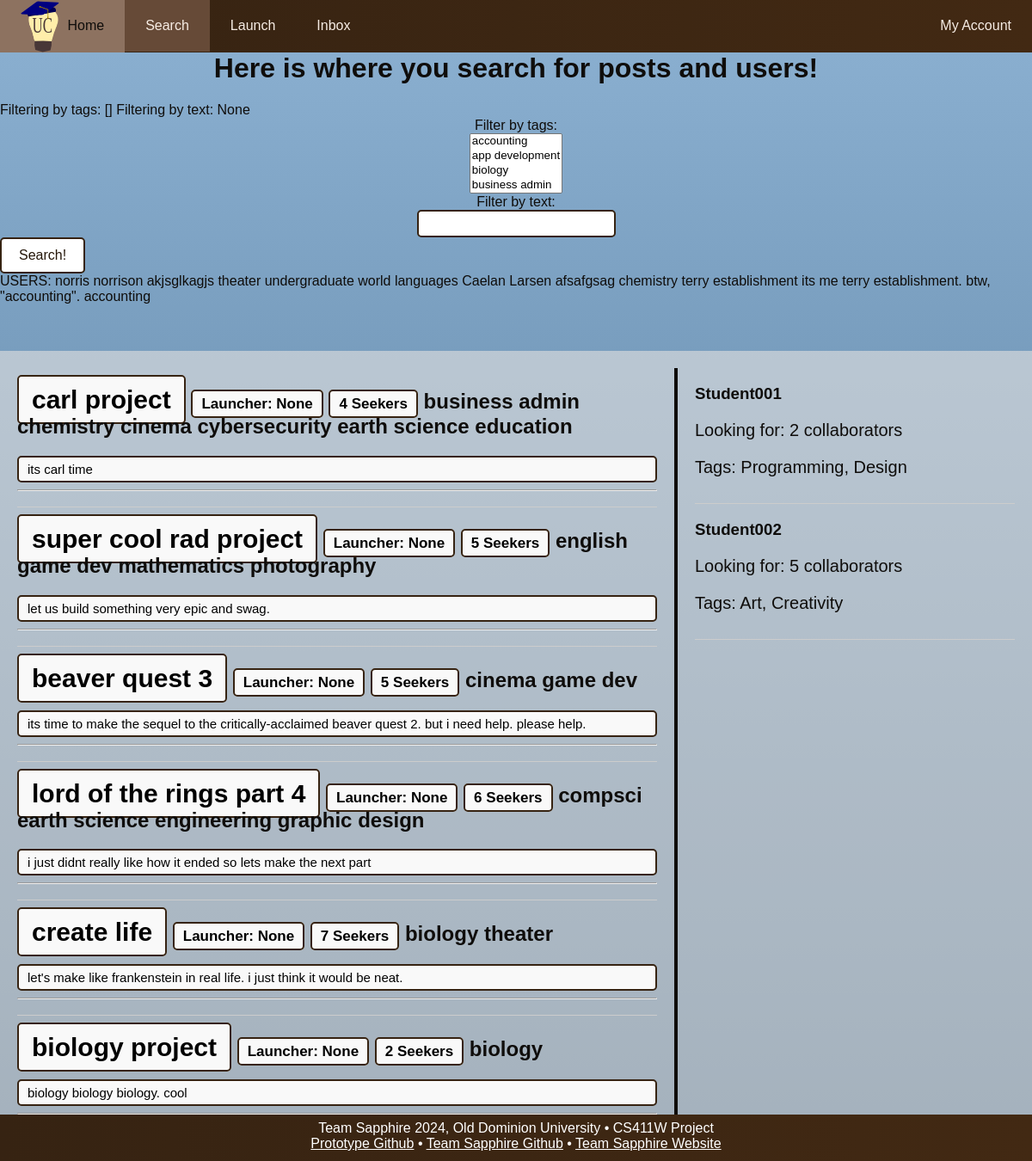
The app's page /search/ with its own data.
### database/models.py (models this page shows, shortened)
class User(
    models.Model
):  # made this singular because one object does not contain multiple users.
    school_email = models.EmailField()
    password = models.CharField(
        max_length=60
    )  # with authentification does uconnect need to store this??
    first_name = models.CharField(max_length=50, default="First name")
    last_name = models.CharField(max_length=50, default="Last name")
    biography = models.CharField(
        max_length=1000,
        default="This user has thus far opted to maintain an air of mystery.",
    )
    tags = models.ManyToManyField(Tag, max_length=6)

class Tag(
    models.Model
):  # Changed to just "Tag" since it seems we're using a single tag pool for posts/users
    name = models.CharField(max_length=15)
    def __str__(self):
        return self.name

class UserPost(models.Model):  # made this sinfular
    project_name = models.CharField(max_length=30)
    num_required = models.IntegerField()
    project_length = models.IntegerField(default=6) # expected length of the project in months (added for parity with CreatePost form)
    post_body = models.CharField(max_length=4096, default="No post body.")
    author = models.ForeignKey(User, on_delete=models.CASCADE, null=True)
    recency_score = models.IntegerField(default=0)
    publish_datetime = models.DateTimeField(default=timezone.now(), null=True)
    tags = models.ManyToManyField(Tag, max_length=6)

### database/views.py (the view, shortened to what this page needs)
# urls.py: path('search/', views.search, name="search"),
def search(request):
    if request.method == "POST":
        form = FilterForm(request.POST)
        if form.is_valid():
            redirect_path = "../search?"
            selected_tags = form.cleaned_data['tags']
            search_substring = form.cleaned_data['keywords']
            if selected_tags:
                redirect_path += "tags=" # TODO: Doesn't properly handle multiple tags
                redirect_path += selected_tags[0].name
                for tag in selected_tags[1:]:
                    redirect_path += '&tags=' + tag.name
                if search_substring:
                    redirect_path += "&"
            if search_substring:
                redirect_path += "text=" + search_substring
            return HttpResponseRedirect(redirect_path)
    else:
        form = FilterForm()
        tags = request.GET.getlist('tags')
        text = request.GET.get('text')
        posts = UserPost.objects.all()
        users = User.objects.all()
        if text:
            start_posts = posts
            start_users = users
            posts = [p for p in start_posts if text in p.post_body]
            users = [u for u in start_users if text in u.biography]
    return render(request, 'database/pages/search.html', {'form': form, 'posts': posts, 'users': users, 'filter_tags': tags, 'filter_text': text})

### database/forms.py
class FilterForm(ModelForm):
    tags = forms.ModelMultipleChoiceField(label="Filter by tags:", queryset = Tag.objects.all(), required=False)
    keywords = forms.CharField(label="Filter by text:", required=False)
    class Meta:
        model = Tag
        fields = ['tags', 'keywords']

### database/templates/database/pages/search.html (shortened to what this page needs)
{% load static %}
<!DOCTYPE html>
<head>
  <link rel="stylesheet" href="{% static '/css/style.css' %}">
</head>
<header>
	<nav><div id="navbar">
			<ul>
				<li><a href="/home"><img src="{% static '/images/logo.svg' %}" alt="logo">Home</a></li>
        <li class="active"><a href="/search">Search</a></li>
				<li><a href="/launch">Launch</a></li>
				<li><a href="/inbox">Inbox</a></li>
        <li style="float:right"><a href="/account">My Account</a></li>
			</ul>
	</div></nav>
        <body>
            <br>
            <h1 style="text-align:center;">Here is where you search for posts and users!</h1>
            <body> Filtering by tags: {{ filter_tags }} </body>
            <body> Filtering by text: {{ filter_text }} </body>
            <tr>
              <form method="post">
                {% for field in form %}
                    <div class="fieldWrapper" style="text-align: center;">
                        {{ field.label_tag }} <br> {{ field }}
                    </div>
                    {% endfor %}
                    <input type = "submit" value="Search!">
                </form>
                <th>USERS:</th>
            </tr>
            {% for user in users %}
            <tr>
                <td>{{ user.first_name }}</td>
                <td>{{ user.last_name }}</td>
                <td>{{ user.biography }}</td>
                {% for tag in user.tags.all %}
                  <td>{{ tag.name }}</td>
                {% endfor %}
            </tr>
            {% endfor %}
            <br><br>
              <br><br>
              <div class="scrollable-container">
                <div class="posts-section">
                {% for post in posts %}
                <div class="post">
                <h2>
                <span class="project-name">{{ post.project_name }}</span>
                <span class="post-author">Launcher: {{ post.author }}</span>
                <span class="num-required">{{ post.num_required }} Seekers</span>
                {% for tag in post.tags.all %}
                  <td>{{ tag.name }}</td>
                {% endfor %}
                </h2>
              <div class="post-class">
              {{ post.post_body }}
              </div>
               <hr>
                </div>
             {% endfor %}
            </div>
            <div class="divider"></div>
                <div class="users-section">
                    <div class="user">
                        <h3>Student001</h3>
                        <p>Looking for: 2 collaborators</p>
                        <p>Tags: Programming, Design</p>
                    </div>
                    <div class="user">
                        <h3>Student002</h3>
                        <p>Looking for: 5 collaborators</p>
                        <p>Tags: Art, Creativity</p>
                    </div>
            </div>
          </div>
            </body>
    <nav><div id="footer">
            Team Sapphire 2024, Old Dominion University • CS411W Project<br>
            <a href="https://github.com/zwasique/F24-Sapphire/tree/main">Prototype Github</a> •
            <a href="https://github.com/clars002/411-UConnect-website">Team Sapphire Github</a> •
            <a href="https://clars002.github.io/411-UConnect-website/">Team Sapphire Website</a>
    </div></nav>
</header>

### database/static/css/style.css (style rules this page uses)
body { background-image: linear-gradient(#8cb1d2, #4c7191); font-family: Arial, Helvetica, sans-serif; color:#0f0d0b; padding: 0; margin: 0; height: 100%; }
p { font-size: 20px; }
input[type=submit] { background-color: #FFFFFF; color: #25170a; border: 2px solid #362312; font-size:16px; padding: 10px 20px; cursor: pointer; text-align: center; border-radius: 5px; }
input[type=text] { background-color: #FFFFFF; color: #25170a; border: 2px solid #362312; font-size:16px; padding: 5px 10px; border-radius: 5px; }
.project-name { color:#000000; background-color:#F9F9F9; padding: 10px 15px; border-radius: 5px; border: 2px solid #362312; font-size:30px; }
.post-author { color:#000000; background-color:#F9F9F9; padding: 5px 10px; border-radius: 5px; border: 2px solid #362312; font-size:17px; }
.num-required { color:#000000; background-color:#F9F9F9; padding: 5px 10px; border-radius: 5px; border: 2px solid #362312; font-size:17px; }
.post-class { color:#000000; background-color:#F9F9F9; padding: 5px 10px; border-radius: 5px; border: 2px solid #362312; font-size:15px; }
#navbar { position: relative; left: 0; top: 0; width: 100%; float: left; padding: 0; margin: 0; background-image: linear-gradient(to right,#362312, #422913); }
#navbar ul { text-align: center; padding: 0; margin: 0; background-image: linear-gradient(to right,#362312, #422913); overflow: hidden; }
#navbar li img { height: 60px; width: auto; vertical-align: middle; list-style-type: none; }
#navbar li { padding: 0; margin: 0; float: left; list-style-type: none; }
#navbar li a, #navbar li span { display: inline-block; padding: 0em 1.5em; text-decoration: none; font-family: Arial, Helvetica, sans-serif; line-height: 60px; }
#navbar li a { color: #f7ede5; }
.active { background-color: #664a37; }
#footer { position: absolute; height: 40px; left: 0%; right: 0%; bottom: 0%; background-image: linear-gradient(to right,#362312, #422913); color: white; text-align: center; padding: 7px 7px; margin: 0; }
a:link { color: white; }
.scrollable-container { display: flex; flex-direction: row; justify-content: space-between; align-items: stretch; background-color: #f7ede583; padding: 20px; gap: 20px; }
.posts-section { flex: 2; max-width: 66%; }
.users-section { flex: 1; max-width: 33%; }
.divider { width: 4px; flex-shrink: 0; background-color: #0f0d0b; }
.post, .user { margin-bottom: 15px; padding-bottom: 10px; border-bottom: 1px solid #ccc; }

### records on screen
User: first_name "norris", last_name "norrison", biography "akjsglkagjs"
Tag: name "theater"
Tag: name "undergraduate"
Tag: name "world languages"
User: first_name "Caelan", last_name "Larsen", biography "afsafgsag"
Tag: name "chemistry"
User: first_name "terry", last_name "establishment", biography "its me terry establishment. btw, \"accounting\"."
Tag: name "accounting"
UserPost: project_name "carl project", author "None", num_required "4", post_body "its carl time"
Tag: name "business admin"
Tag: name "cinema"
Tag: name "cybersecurity"
Tag: name "earth science"
Tag: name "education"
UserPost: project_name "super cool rad project", author "None", num_required "5", post_body "let us build something very epic and swag."
Tag: name "english"
Tag: name "game dev"
Tag: name "mathematics"
Tag: name "photography"
UserPost: project_name "beaver quest 3", author "None", num_required "5", post_body "its time to make the sequel to the critically-acclaimed beaver quest 2. but i need help. please help."
UserPost: project_name "lord of the rings part 4", author "None", num_required "6", post_body "i just didnt really like how it ended so lets make the next part"
Tag: name "compsci"
Tag: name "engineering"
Tag: name "graphic design"
UserPost: project_name "create life", author "None", num_required "7", post_body "let's make like frankenstein in real life. i just think it would be neat."
Tag: name "biology"
UserPost: project_name "biology project", author "None", num_required "2", post_body "biology biology biology. cool"

### other values on screen
{{ filter_tags }} "[]"
{{ filter_text }} "None"
{{ field.label_tag }} "Filter by tags:" "Filter by text:"
